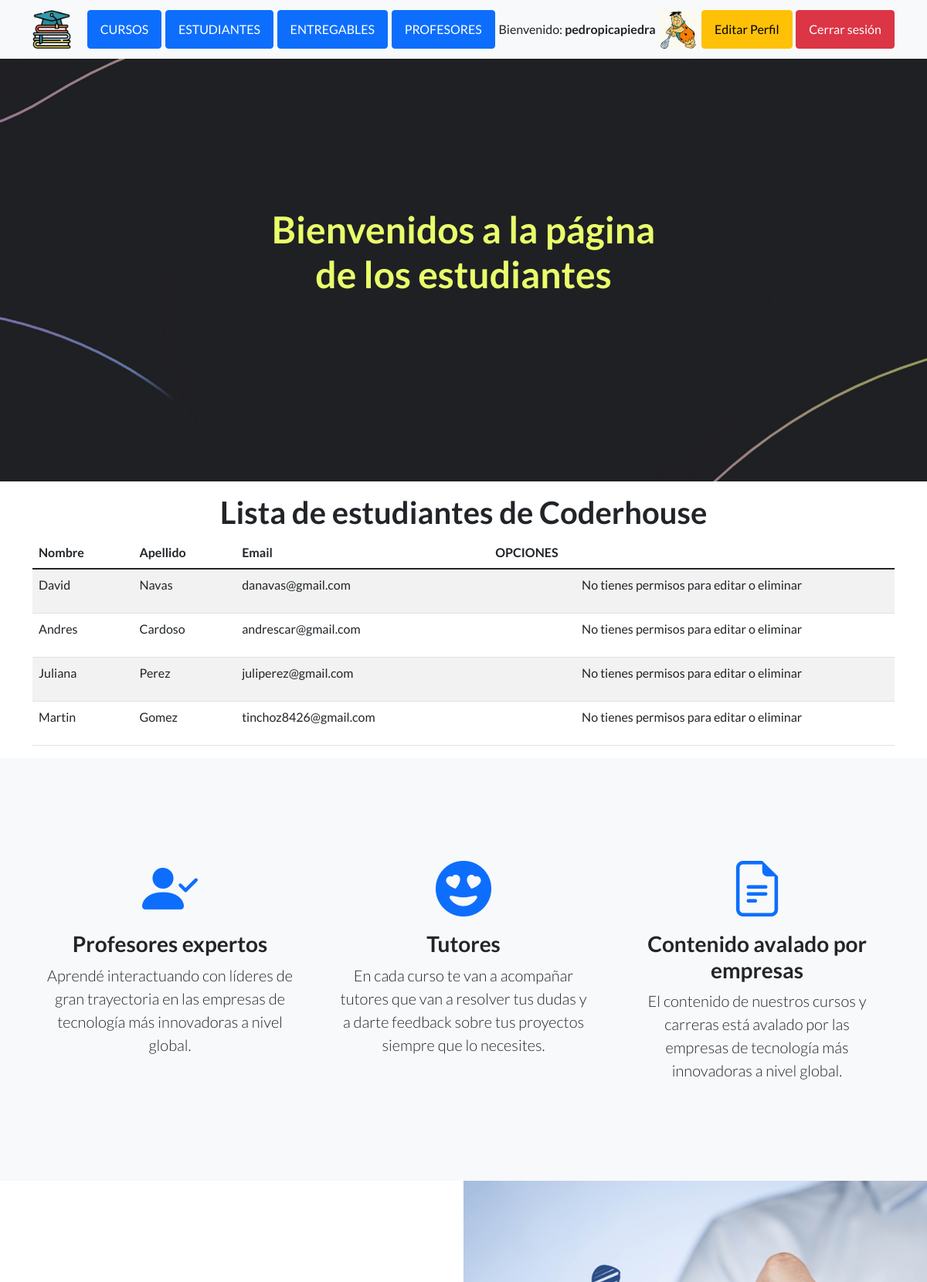
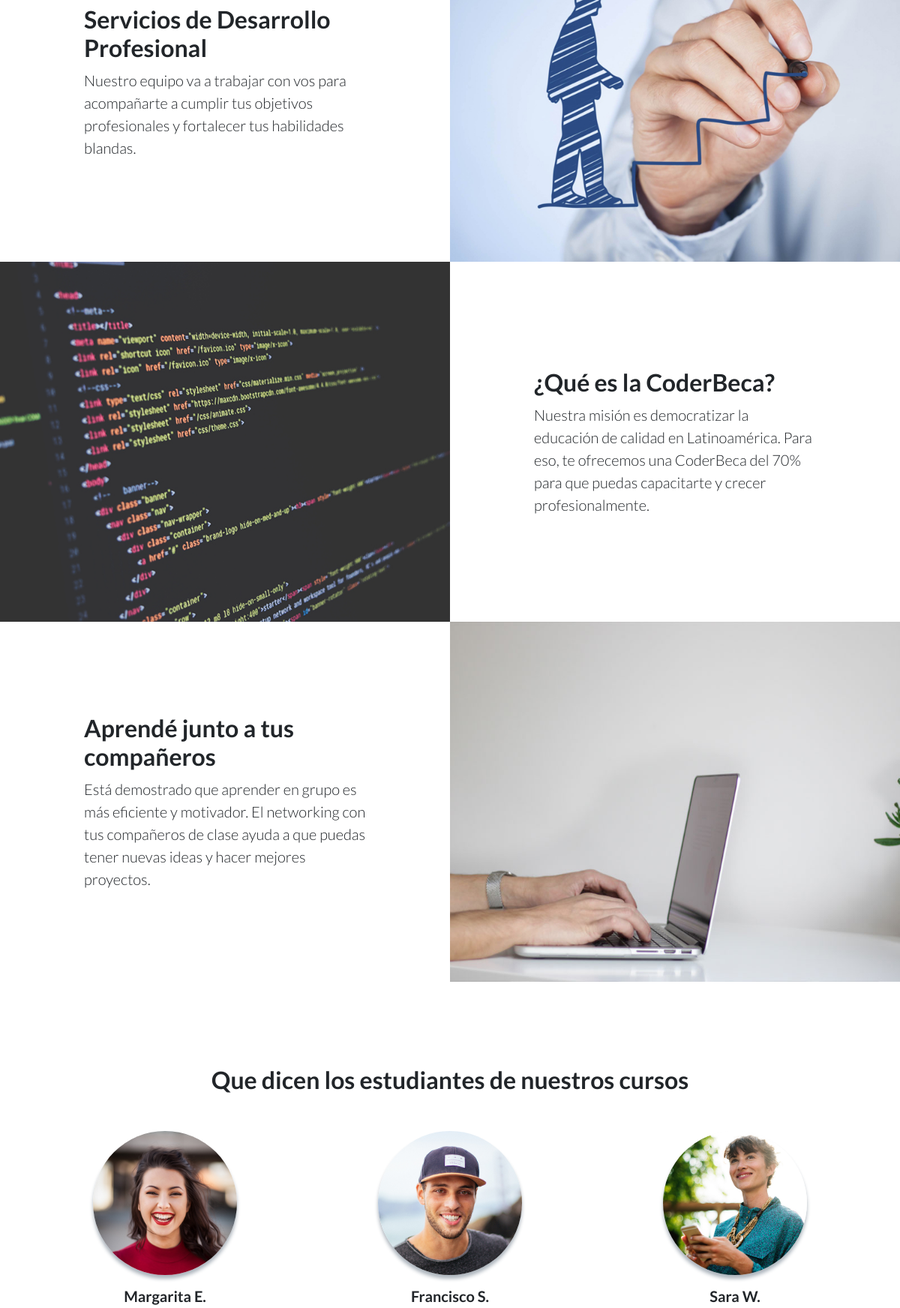
/estudiantes/ (signed in, upper part), run on the app's committed database (2 pictures, top to bottom).
### AppCoder/models.py (models this page shows, shortened)
class Estudiante(models.Model):
    nombre = models.CharField(max_length=50)
    apellido = models.CharField(max_length=50)
    email = models.EmailField()

### AppCoder/views.py (the view)
# urls.py: path("estudiantes/", estudiantes, name="estudiantes"),
@login_required
def estudiantes(request):
    estudiantes = Estudiante.objects.all()
    return render(request, "AppCoder/estudiantes.html", {"estudiantes":estudiantes,"avatar":obtenerAvatar(request)})

### AppCoder/views.py (called while the page is built)
def obtenerAvatar(request):
    avatares=Avatar.objects.filter(user=request.user.id)
    if len(avatares)!=0:
        return avatares[0].imagen.url
    else:
        return "/media/avatars/avatarpordefecto.png"

### AppCoder/templates/AppCoder/estudiantes.html (shortened to what this page needs)
{% extends "AppCoder/padre.html" %}
{% load static %}
{% block titulo %}
<h1 class="mb-5 color-coder">Bienvenidos a la página de los estudiantes</h1>
{% endblock %}
{% block contenido_que_cambia %}
<h1 class="mt-3 text-center">Lista de estudiantes de Coderhouse</h1>
<div>
    <table class="table table-striped table-hover">
        <thead>
            <tr>
                <th>Nombre</th>
                <th>Apellido</th>
                <th>Email</th>
                <th>OPCIONES</th>
            </tr>
        </thead>
        <tbody>
            {% for estudiante in estudiantes %}
            <tr>
                <td>
                    {{ estudiante.nombre}}
                </td>
                <td>
                    {{ estudiante.apellido}}
                </td>
                <td>
                    {{ estudiante.email}}
                </td>
                {% if user.is_superuser %}
                <td>
                    <a class="btn btn-danger" href="{% url 'estudiante_borrar'  estudiante.id  %}">Eliminar </a>
                    <a class="btn btn-success" href="{% url 'estudiante_editar'  estudiante.id  %}">Editar</a>
                </td>
                {% else %}
                <td>
                    <p class="text-center">No tienes permisos para editar o eliminar</p>
                </td>
                {% endif %}
            </tr>
            {% endfor %}
        </tbody>
    </table>
</div>
{% endblock %}

### AppCoder/templates/AppCoder/padre.html (shortened to what this page needs)
<!DOCTYPE html>
<html lang="en">
    <head>
        {% load static %}
        <link href="https://cdn.jsdelivr.net/npm/bootstrap-icons@1.5.0/font/bootstrap-icons.css" rel="stylesheet" type="text/css" />
        <link href="{% static 'AppCoder/css/styles.css' %}" rel="stylesheet" />
    </head>
    <body>
        <nav class="navbar navbar-light bg-light static-top">
            <div class="container">
                <a class="navbar-brand" href="{% url 'inicioApp' %}">
                    <img src="{% static 'AppCoder/assets/img/education.png' %}" width="50" alt="Logo">
                </a>
                {% if user.is_authenticated %}
                <a class="btn btn-primary" href="{% url 'cursos' %}">CURSOS</a>
                <a class="btn btn-primary" href="{% url 'estudiantes' %}">ESTUDIANTES</a>
                <a class="btn btn-primary" href="{% url 'entregables' %}">ENTREGABLES</a>
                <a class="btn btn-primary" href="{% url 'profesores' %}">PROFESORES</a>
                <p class="mb-0">Bienvenido: <span class="fw-bold">{{ user.username }}</span></p>
                <a href="{% url 'agregarAvatar' %}"> <img data-bs-toggle="tooltip" data-bs-placement="top" title="Editar avatar" class="avatar-navbar" src="{{ avatar }}" alt="Avatar" style="width:50px;height:50px;"/></a>
                <a class="btn btn-warning" href="{% url 'editarPerfil' %}">Editar Perfil</a>
                <a class="btn btn-danger" href="{% url 'logout' %}">Cerrar sesión</a>
                {% else %}
                <a class="btn btn-success" href="{% url 'login' %}">Iniciar sesión</a>
                <a class="btn btn-primary" href="{% url 'register' %}">Registrarse</a>
                {% endif %}
            </div>
        </nav>
        <header class="masthead">
            <div class="container position-relative">
                <div class="row justify-content-center">
                    <div class="col-xl-6">
                        <div class="text-center text-white">
                            {% block titulo %}
                            {% endblock %}
                        </div>
                    </div>
                </div>
            </div>
        </header>
        <div class="container">
        {% block contenido_que_cambia %}
        {% endblock %}
        </div>
        <section class="features-icons bg-light text-center">
            <div class="container">
                <div class="row">
                    <div class="col-lg-4">
                        <div class="features-icons-item mx-auto mb-5 mb-lg-0 mb-lg-3">
                            <div class="features-icons-icon d-flex"><i class="bi-person-check-fill m-auto text-primary"></i></div>
                            <h3>Profesores expertos</h3>
                            <p class="lead mb-0">Aprendé interactuando con líderes de gran trayectoria en las empresas de tecnología más innovadoras a nivel global.</p>
                        </div>
                    </div>
                    <div class="col-lg-4">
                        <div class="features-icons-item mx-auto mb-5 mb-lg-0 mb-lg-3">
                            <div class="features-icons-icon d-flex"><i class="bi-emoji-heart-eyes-fill m-auto text-primary"></i></div>
                            <h3>Tutores</h3>
                            <p class="lead mb-0">En cada curso te van a acompañar tutores que van a resolver tus dudas y a darte feedback sobre tus proyectos siempre que lo necesites.</p>
                        </div>
                    </div>
                    <div class="col-lg-4">
                        <div class="features-icons-item mx-auto mb-0 mb-lg-3">
                            <div class="features-icons-icon d-flex"><i class="bi-file-earmark-text m-auto text-primary"></i></div>
                            <h3>Contenido avalado por empresas</h3>
                            <p class="lead mb-0">El contenido de nuestros cursos y carreras está avalado por las empresas de tecnología más innovadoras a nivel global.</p>
                        </div>
                    </div>
                </div>
            </div>
        </section>
        <section class="showcase">
            <div class="container-fluid p-0">
                <div class="row g-0">
                    <div class="col-lg-6 order-lg-2 text-white showcase-img" style="background-image: url({% static 'AppCoder/assets/img/desarrollo-profesional.jpg' %})"></div>
                    <div class="col-lg-6 order-lg-1 my-auto showcase-text">
                        <h2>Servicios de Desarrollo Profesional</h2>
                        <p class="lead mb-0">Nuestro equipo va a trabajar con vos para acompañarte a cumplir tus objetivos profesionales y fortalecer tus habilidades blandas.</p>
                    </div>
                </div>
                <div class="row g-0">
                    <div class="col-lg-6 text-white showcase-img" style="background-image: url({% static 'AppCoder/assets/img/bg-showcase-2.jpg' %})"></div>
                    <div class="col-lg-6 my-auto showcase-text">
                        <h2>¿Qué es la CoderBeca?</h2>
                        <p class="lead mb-0">Nuestra misión es democratizar la educación de calidad en Latinoamérica. Para eso, te ofrecemos una CoderBeca del 70% para que puedas capacitarte y crecer profesionalmente.</p>
                    </div>
                </div>
                <div class="row g-0">
                    <div class="col-lg-6 order-lg-2 text-white showcase-img" style="background-image: url({% static 'AppCoder/assets/img/bg-showcase-3.jpg' %})"></div>
                    <div class="col-lg-6 order-lg-1 my-auto showcase-text">
                        <h2>Aprendé junto a tus compañeros</h2>
                        <p class="lead mb-0">Está demostrado que aprender en grupo es más eficiente y motivador. El networking con tus compañeros de clase ayuda a que puedas tener nuevas ideas y hacer mejores proyectos.</p>
                    </div>
                </div>
            </div>
        </section>
        <section class="testimonials text-center">
            <div class="container">
                <h2 class="mb-5">Que dicen los estudiantes de nuestros cursos</h2>
                <div class="row">
                    <div class="col-lg-4">
                        <div class="testimonial-item mx-auto mb-5 mb-lg-0">
                            <img class="img-testimonial img-fluid rounded-circle mb-3" src="{% static 'AppCoder/assets/img/testimonials-1.jpg' %}" alt="..." />
                            <h5>Margarita E.</h5>
                        </div>
                    </div>
                    <div class="col-lg-4">
                        <div class="testimonial-item mx-auto mb-5 mb-lg-0">
                            <img class="img-testimonial img-fluid rounded-circle mb-3" src="{% static 'AppCoder/assets/img/testimonials-2.jpg' %}" alt="..." />
                            <h5>Francisco S.</h5>
                        </div>
                    </div>
                    <div class="col-lg-4">
                        <div class="testimonial-item mx-auto mb-5 mb-lg-0">
                            <img class="img-testimonial img-fluid rounded-circle mb-3" src="{% static 'AppCoder/assets/img/testimonials-3.jpg' %}" alt="..." />
                            <h5>Sara W.</h5>
                        </div>
                    </div>
                </div>
            </div>
        </section>
    </body>
</html>

### data on the page
Estudiante: nombre "David", apellido "Navas", email "danavas@gmail.com"
Estudiante: nombre "Andres", apellido "Cardoso", email "andrescar@gmail.com"
Estudiante: nombre "Juliana", apellido "Perez", email "juliperez@gmail.com"
Estudiante: nombre "Martin", apellido "Gomez", email "tinchoz8426@gmail.com"

### other printed values
{{ user.username }} "pedropicapiedra"
